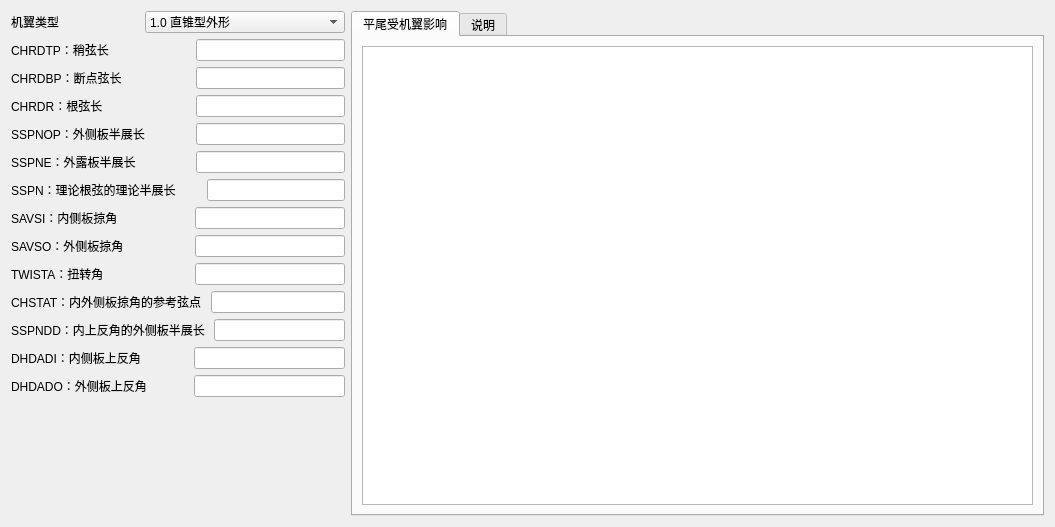
<?xml version="1.0" encoding="UTF-8"?>
<ui version="4.0">
 <class>HTPLNF</class>
 <widget class="QWidget" name="HTPLNF">
  <property name="geometry">
   <rect>
    <x>0</x>
    <y>0</y>
    <width>1055</width>
    <height>527</height>
   </rect>
  </property>
  <property name="windowTitle">
   <string>平尾参数</string>
  </property>
  <layout class="QHBoxLayout" name="horizontalLayout_15">
   <item>
    <layout class="QVBoxLayout" name="verticalLayout">
     <item>
      <layout class="QHBoxLayout" name="horizontalLayout_14">
       <item>
        <widget class="QLabel" name="label">
         <property name="text">
          <string>机翼类型</string>
         </property>
        </widget>
       </item>
       <item>
        <spacer name="horizontalSpacer_14">
         <property name="orientation">
          <enum>Qt::Horizontal</enum>
         </property>
         <property name="sizeType">
          <enum>QSizePolicy::Preferred</enum>
         </property>
         <property name="sizeHint" stdset="0">
          <size>
           <width>80</width>
           <height>20</height>
          </size>
         </property>
        </spacer>
       </item>
       <item>
        <widget class="QComboBox" name="comboBox_TYPE">
         <property name="sizePolicy">
          <sizepolicy hsizetype="Preferred" vsizetype="Fixed">
           <horstretch>0</horstretch>
           <verstretch>0</verstretch>
          </sizepolicy>
         </property>
         <item>
          <property name="text">
           <string>1.0 直锥型外形</string>
          </property>
         </item>
         <item>
          <property name="text">
           <string>2.0 双三角翼型外形（展弦比≤3）</string>
          </property>
         </item>
         <item>
          <property name="text">
           <string>3.0 边条型外形（展弦比≤3）</string>
          </property>
         </item>
        </widget>
       </item>
      </layout>
     </item>
     <item>
      <layout class="QHBoxLayout" name="horizontalLayout">
       <item>
        <widget class="QLabel" name="label_2">
         <property name="text">
          <string>CHRDTP：稍弦长</string>
         </property>
        </widget>
       </item>
       <item>
        <spacer name="horizontalSpacer">
         <property name="orientation">
          <enum>Qt::Horizontal</enum>
         </property>
         <property name="sizeType">
          <enum>QSizePolicy::Preferred</enum>
         </property>
         <property name="sizeHint" stdset="0">
          <size>
           <width>30</width>
           <height>20</height>
          </size>
         </property>
        </spacer>
       </item>
       <item>
        <widget class="QLineEdit" name="CHRDTP">
         <property name="sizePolicy">
          <sizepolicy hsizetype="Preferred" vsizetype="Fixed">
           <horstretch>0</horstretch>
           <verstretch>0</verstretch>
          </sizepolicy>
         </property>
        </widget>
       </item>
      </layout>
     </item>
     <item>
      <layout class="QHBoxLayout" name="horizontalLayout_5">
       <item>
        <widget class="QLabel" name="label_6">
         <property name="text">
          <string>CHRDBP：断点弦长</string>
         </property>
        </widget>
       </item>
       <item>
        <spacer name="horizontalSpacer_5">
         <property name="orientation">
          <enum>Qt::Horizontal</enum>
         </property>
         <property name="sizeType">
          <enum>QSizePolicy::Preferred</enum>
         </property>
         <property name="sizeHint" stdset="0">
          <size>
           <width>30</width>
           <height>20</height>
          </size>
         </property>
        </spacer>
       </item>
       <item>
        <widget class="QLineEdit" name="CHRDBP">
         <property name="sizePolicy">
          <sizepolicy hsizetype="Preferred" vsizetype="Fixed">
           <horstretch>0</horstretch>
           <verstretch>0</verstretch>
          </sizepolicy>
         </property>
        </widget>
       </item>
      </layout>
     </item>
     <item>
      <layout class="QHBoxLayout" name="horizontalLayout_6">
       <item>
        <widget class="QLabel" name="label_7">
         <property name="text">
          <string>CHRDR：根弦长</string>
         </property>
        </widget>
       </item>
       <item>
        <spacer name="horizontalSpacer_6">
         <property name="orientation">
          <enum>Qt::Horizontal</enum>
         </property>
         <property name="sizeType">
          <enum>QSizePolicy::Preferred</enum>
         </property>
         <property name="sizeHint" stdset="0">
          <size>
           <width>30</width>
           <height>20</height>
          </size>
         </property>
        </spacer>
       </item>
       <item>
        <widget class="QLineEdit" name="CHRDR">
         <property name="sizePolicy">
          <sizepolicy hsizetype="Preferred" vsizetype="Fixed">
           <horstretch>0</horstretch>
           <verstretch>0</verstretch>
          </sizepolicy>
         </property>
        </widget>
       </item>
      </layout>
     </item>
     <item>
      <layout class="QHBoxLayout" name="horizontalLayout_2">
       <item>
        <widget class="QLabel" name="label_3">
         <property name="text">
          <string>SSPNOP：外侧板半展长</string>
         </property>
        </widget>
       </item>
       <item>
        <spacer name="horizontalSpacer_2">
         <property name="orientation">
          <enum>Qt::Horizontal</enum>
         </property>
         <property name="sizeType">
          <enum>QSizePolicy::Preferred</enum>
         </property>
         <property name="sizeHint" stdset="0">
          <size>
           <width>30</width>
           <height>20</height>
          </size>
         </property>
        </spacer>
       </item>
       <item>
        <widget class="QLineEdit" name="SSPNOP">
         <property name="sizePolicy">
          <sizepolicy hsizetype="Preferred" vsizetype="Fixed">
           <horstretch>0</horstretch>
           <verstretch>0</verstretch>
          </sizepolicy>
         </property>
        </widget>
       </item>
      </layout>
     </item>
     <item>
      <layout class="QHBoxLayout" name="horizontalLayout_3">
       <item>
        <widget class="QLabel" name="label_4">
         <property name="text">
          <string>SSPNE：外露板半展长</string>
         </property>
        </widget>
       </item>
       <item>
        <spacer name="horizontalSpacer_3">
         <property name="orientation">
          <enum>Qt::Horizontal</enum>
         </property>
         <property name="sizeType">
          <enum>QSizePolicy::Preferred</enum>
         </property>
         <property name="sizeHint" stdset="0">
          <size>
           <width>30</width>
           <height>20</height>
          </size>
         </property>
        </spacer>
       </item>
       <item>
        <widget class="QLineEdit" name="SSPNE">
         <property name="sizePolicy">
          <sizepolicy hsizetype="Preferred" vsizetype="Fixed">
           <horstretch>0</horstretch>
           <verstretch>0</verstretch>
          </sizepolicy>
         </property>
        </widget>
       </item>
      </layout>
     </item>
     <item>
      <layout class="QHBoxLayout" name="horizontalLayout_4">
       <item>
        <widget class="QLabel" name="label_5">
         <property name="text">
          <string>SSPN：理论根弦的理论半展长</string>
         </property>
        </widget>
       </item>
       <item>
        <spacer name="horizontalSpacer_4">
         <property name="orientation">
          <enum>Qt::Horizontal</enum>
         </property>
         <property name="sizeType">
          <enum>QSizePolicy::Preferred</enum>
         </property>
         <property name="sizeHint" stdset="0">
          <size>
           <width>25</width>
           <height>20</height>
          </size>
         </property>
        </spacer>
       </item>
       <item>
        <widget class="QLineEdit" name="SSPN">
         <property name="sizePolicy">
          <sizepolicy hsizetype="Preferred" vsizetype="Fixed">
           <horstretch>0</horstretch>
           <verstretch>0</verstretch>
          </sizepolicy>
         </property>
        </widget>
       </item>
      </layout>
     </item>
     <item>
      <layout class="QHBoxLayout" name="horizontalLayout_7">
       <item>
        <widget class="QLabel" name="label_8">
         <property name="text">
          <string>SAVSI：内侧板掠角</string>
         </property>
        </widget>
       </item>
       <item>
        <spacer name="horizontalSpacer_7">
         <property name="orientation">
          <enum>Qt::Horizontal</enum>
         </property>
         <property name="sizeType">
          <enum>QSizePolicy::Preferred</enum>
         </property>
         <property name="sizeHint" stdset="0">
          <size>
           <width>27</width>
           <height>20</height>
          </size>
         </property>
        </spacer>
       </item>
       <item>
        <widget class="QLineEdit" name="SAVSI">
         <property name="sizePolicy">
          <sizepolicy hsizetype="Preferred" vsizetype="Fixed">
           <horstretch>0</horstretch>
           <verstretch>0</verstretch>
          </sizepolicy>
         </property>
        </widget>
       </item>
      </layout>
     </item>
     <item>
      <layout class="QHBoxLayout" name="horizontalLayout_8">
       <item>
        <widget class="QLabel" name="label_SAVSO">
         <property name="text">
          <string>SAVSO：外侧板掠角</string>
         </property>
        </widget>
       </item>
       <item>
        <spacer name="horizontalSpacer_8">
         <property name="orientation">
          <enum>Qt::Horizontal</enum>
         </property>
         <property name="sizeType">
          <enum>QSizePolicy::Preferred</enum>
         </property>
         <property name="sizeHint" stdset="0">
          <size>
           <width>27</width>
           <height>20</height>
          </size>
         </property>
        </spacer>
       </item>
       <item>
        <widget class="QLineEdit" name="SAVSO">
         <property name="sizePolicy">
          <sizepolicy hsizetype="Preferred" vsizetype="Fixed">
           <horstretch>0</horstretch>
           <verstretch>0</verstretch>
          </sizepolicy>
         </property>
        </widget>
       </item>
      </layout>
     </item>
     <item>
      <layout class="QHBoxLayout" name="horizontalLayout_10">
       <item>
        <widget class="QLabel" name="label_11">
         <property name="text">
          <string>TWISTA：扭转角</string>
         </property>
        </widget>
       </item>
       <item>
        <spacer name="horizontalSpacer_10">
         <property name="orientation">
          <enum>Qt::Horizontal</enum>
         </property>
         <property name="sizeType">
          <enum>QSizePolicy::Preferred</enum>
         </property>
         <property name="sizeHint" stdset="0">
          <size>
           <width>27</width>
           <height>20</height>
          </size>
         </property>
        </spacer>
       </item>
       <item>
        <widget class="QLineEdit" name="TWISTA">
         <property name="enabled">
          <bool>true</bool>
         </property>
         <property name="sizePolicy">
          <sizepolicy hsizetype="Preferred" vsizetype="Fixed">
           <horstretch>0</horstretch>
           <verstretch>0</verstretch>
          </sizepolicy>
         </property>
        </widget>
       </item>
      </layout>
     </item>
     <item>
      <layout class="QHBoxLayout" name="horizontalLayout_9">
       <item>
        <widget class="QLabel" name="label_10">
         <property name="text">
          <string>CHSTAT：内外侧板掠角的参考弦点</string>
         </property>
        </widget>
       </item>
       <item>
        <spacer name="horizontalSpacer_9">
         <property name="orientation">
          <enum>Qt::Horizontal</enum>
         </property>
         <property name="sizeType">
          <enum>QSizePolicy::Preferred</enum>
         </property>
         <property name="sizeHint" stdset="0">
          <size>
           <width>3</width>
           <height>20</height>
          </size>
         </property>
        </spacer>
       </item>
       <item>
        <widget class="QLineEdit" name="CHSTAT">
         <property name="sizePolicy">
          <sizepolicy hsizetype="Preferred" vsizetype="Fixed">
           <horstretch>0</horstretch>
           <verstretch>0</verstretch>
          </sizepolicy>
         </property>
        </widget>
       </item>
      </layout>
     </item>
     <item>
      <layout class="QHBoxLayout" name="horizontalLayout_11">
       <item>
        <widget class="QLabel" name="label_12">
         <property name="text">
          <string>SSPNDD：内上反角的外侧板半展长</string>
         </property>
        </widget>
       </item>
       <item>
        <spacer name="horizontalSpacer_11">
         <property name="orientation">
          <enum>Qt::Horizontal</enum>
         </property>
         <property name="sizeType">
          <enum>QSizePolicy::Preferred</enum>
         </property>
         <property name="sizeHint" stdset="0">
          <size>
           <width>3</width>
           <height>20</height>
          </size>
         </property>
        </spacer>
       </item>
       <item>
        <widget class="QLineEdit" name="SSPNDD">
         <property name="enabled">
          <bool>true</bool>
         </property>
         <property name="sizePolicy">
          <sizepolicy hsizetype="Preferred" vsizetype="Fixed">
           <horstretch>0</horstretch>
           <verstretch>0</verstretch>
          </sizepolicy>
         </property>
        </widget>
       </item>
      </layout>
     </item>
     <item>
      <layout class="QHBoxLayout" name="horizontalLayout_12">
       <item>
        <widget class="QLabel" name="label_13">
         <property name="text">
          <string>DHDADI：内侧板上反角</string>
         </property>
        </widget>
       </item>
       <item>
        <spacer name="horizontalSpacer_12">
         <property name="orientation">
          <enum>Qt::Horizontal</enum>
         </property>
         <property name="sizeType">
          <enum>QSizePolicy::Preferred</enum>
         </property>
         <property name="sizeHint" stdset="0">
          <size>
           <width>25</width>
           <height>20</height>
          </size>
         </property>
        </spacer>
       </item>
       <item>
        <widget class="QLineEdit" name="DHDADI">
         <property name="enabled">
          <bool>true</bool>
         </property>
         <property name="sizePolicy">
          <sizepolicy hsizetype="Preferred" vsizetype="Fixed">
           <horstretch>0</horstretch>
           <verstretch>0</verstretch>
          </sizepolicy>
         </property>
        </widget>
       </item>
      </layout>
     </item>
     <item>
      <layout class="QHBoxLayout" name="horizontalLayout_13">
       <item>
        <widget class="QLabel" name="label_14">
         <property name="text">
          <string>DHDADO：外侧板上反角</string>
         </property>
        </widget>
       </item>
       <item>
        <spacer name="horizontalSpacer_13">
         <property name="orientation">
          <enum>Qt::Horizontal</enum>
         </property>
         <property name="sizeType">
          <enum>QSizePolicy::Preferred</enum>
         </property>
         <property name="sizeHint" stdset="0">
          <size>
           <width>25</width>
           <height>20</height>
          </size>
         </property>
        </spacer>
       </item>
       <item>
        <widget class="QLineEdit" name="DHDADO">
         <property name="enabled">
          <bool>true</bool>
         </property>
         <property name="sizePolicy">
          <sizepolicy hsizetype="Preferred" vsizetype="Fixed">
           <horstretch>0</horstretch>
           <verstretch>0</verstretch>
          </sizepolicy>
         </property>
        </widget>
       </item>
      </layout>
     </item>
     <item>
      <spacer name="verticalSpacer">
       <property name="orientation">
        <enum>Qt::Vertical</enum>
       </property>
       <property name="sizeHint" stdset="0">
        <size>
         <width>20</width>
         <height>40</height>
        </size>
       </property>
      </spacer>
     </item>
    </layout>
   </item>
   <item>
    <widget class="QTabWidget" name="tabWidget">
     <property name="currentIndex">
      <number>0</number>
     </property>
     <widget class="QWidget" name="tab_coefficient">
      <attribute name="title">
       <string>平尾受机翼影响</string>
      </attribute>
      <layout class="QHBoxLayout" name="horizontalLayout_19">
       <item>
        <widget class="QTableWidget" name="tableWidget_HTArea"/>
       </item>
      </layout>
     </widget>
     <widget class="QWidget" name="tab">
      <attribute name="title">
       <string>说明</string>
      </attribute>
      <layout class="QHBoxLayout" name="horizontalLayout_16">
       <item>
        <widget class="QPlainTextEdit" name="plainTextEdit">
         <property name="readOnly">
          <bool>true</bool>
         </property>
        </widget>
       </item>
      </layout>
     </widget>
    </widget>
   </item>
  </layout>
 </widget>
 <resources>
  <include location="card_rc.qrc"/>
 </resources>
 <connections/>
 <slots>
  <slot>slot_enable()</slot>
 </slots>
</ui>
